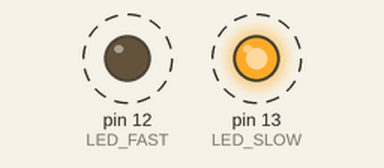
The sketch below on a simulated Arduino Uno, built with avr-gcc and run on an emulated ATmega328P. Shown: output pins drawn as LEDs (lit = HIGH). Dashed ring = blinking. What the sketch prints to the serial monitor is not drawn.

Above: at 0.12 s.
Timing chart, 0 to 4.6 s (numbered marks = the images above):
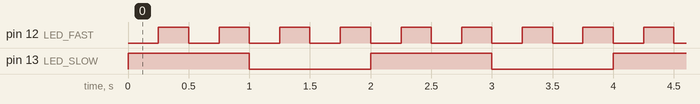

The sketch:

non_blocking_timer.ino
```cpp
// Task 02: Timers and Non-Blocking Code
// Target: Arduino Uno / Nano (ATmega328P, 16 MHz)
// Task 1: Hardware Timer1 ISR triggers every 1000 ms (1 Hz) -> Toggles LED_SLOW (Pin 13)
// Task 2: millis() scheduler triggers every 250 ms (4 Hz)  -> Toggles LED_FAST (Pin 12)

const int LED_SLOW = 13; // Built-in LED
const int LED_FAST = 12; // Secondary LED

// Volatile flag shared between ISR and main loop
volatile bool timer1Flag = false;

// State variables
bool slowLedState = false;
bool fastLedState = false;

// Non-blocking timing variables for Task 2
unsigned long lastFastToggle = 0;
const unsigned long FAST_INTERVAL_MS = 250;

void setupTimer1() {
  cli(); // Disable global interrupts during setup

  TCCR1A = 0; // Reset Timer1 control registers
  TCCR1B = 0;
  TCNT1  = 0; // Reset counter value

  // Set compare match register for 1 Hz (1000 ms)
  // Formula: (16,000,000 / (prescaler * target_freq)) - 1
  // (16,000,000 / (1024 * 1)) - 1 = 15624
  OCR1A = 15624;

  TCCR1B |= (1 << WGM12);              // Enable CTC (Clear Timer on Compare Match) mode
  TCCR1B |= (1 << CS12) | (1 << CS10); // Set 1024 prescaler
  TIMSK1 |= (1 << OCIE1A);             // Enable Timer1 compare interrupt

  sei(); // Re-enable global interrupts
}

// Hardware Interrupt Service Routine (kept short and safe)
ISR(TIMER1_COMPA_vect) {
  timer1Flag = true;
}

void setup() {
  Serial.begin(115200);
  pinMode(LED_SLOW, OUTPUT);
  pinMode(LED_FAST, OUTPUT);

  setupTimer1();
  Serial.println("Non-blocking timer system started.");
}

void loop() {
  // --- Task 1: Handled via Hardware Timer1 Interrupt (1000 ms) ---
  if (timer1Flag) {
    timer1Flag = false; // Clear flag immediately
    slowLedState = !slowLedState;
    digitalWrite(LED_SLOW, slowLedState);
    Serial.print("[1000ms - Timer1 ISR] Slow LED: ");
    Serial.println(slowLedState ? "ON" : "OFF");
  }

  // --- Task 2: Handled via millis() non-blocking check (250 ms) ---
  unsigned long currentMillis = millis();
  if (currentMillis - lastFastToggle >= FAST_INTERVAL_MS) {
    lastFastToggle = currentMillis;
    fastLedState = !fastLedState;
    digitalWrite(LED_FAST, fastLedState);
    Serial.print("[250ms  - millis()]   Fast LED: ");
    Serial.println(fastLedState ? "ON" : "OFF");
  }
}
```

Measured:
- by itself, pin 12 (LED_FAST): alternates HIGH for 0.25 s and LOW for 0.25 s
- by itself, pin 13 (LED_SLOW): alternates HIGH for 1.0 s and LOW for 1.0 s
- by itself, everything shown: repeats every 2.0 s, in 8 steps
